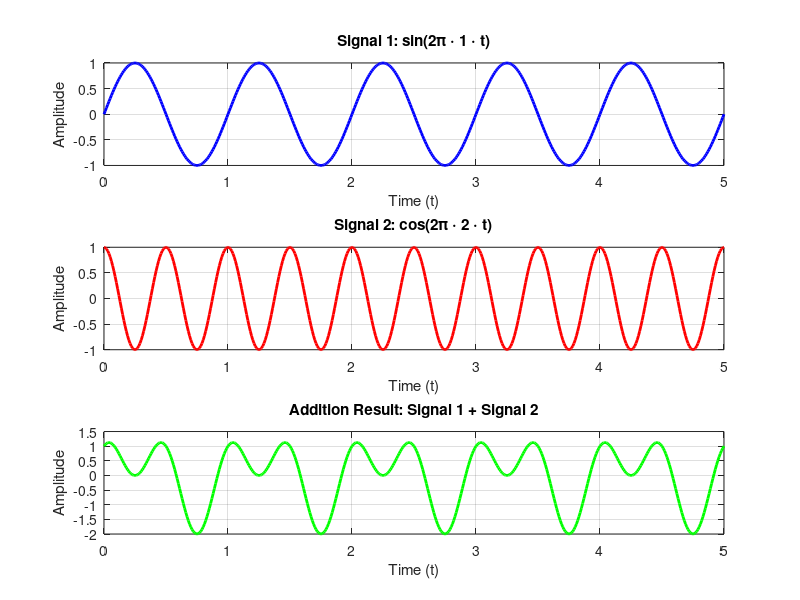

Here is the MATLAB script that generated this plot:
% Signal Addition

% Clear the workspace and close all figures
clear;
close all;

% Define the time vector
t = 0:0.01:5;

% Define two signals
signal1 = sin(2*pi*1*t);     % Sinusoidal signal with frequency 1 Hz
signal2 = cos(2*pi*2*t);     % Cosine signal with frequency 2 Hz

% Addition of signals
addition_result = signal1 + signal2;

% Plot the original signals and the addition result
figure;

% Plot Signal 1
subplot(3, 1, 1);
plot(t, signal1, 'b', 'LineWidth', 2);
xlabel('Time (t)');
ylabel('Amplitude');
title('Signal 1: sin(2\pi \cdot 1 \cdot t)');
grid on;

% Plot Signal 2
subplot(3, 1, 2);
plot(t, signal2, 'r', 'LineWidth', 2);
xlabel('Time (t)');
ylabel('Amplitude');
title('Signal 2: cos(2\pi \cdot 2 \cdot t)');
grid on;

% Plot Addition Result
subplot(3, 1, 3);
plot(t, addition_result, 'g', 'LineWidth', 2);
xlabel('Time (t)');
ylabel('Amplitude');
title('Addition Result: Signal 1 + Signal 2');
grid on;
